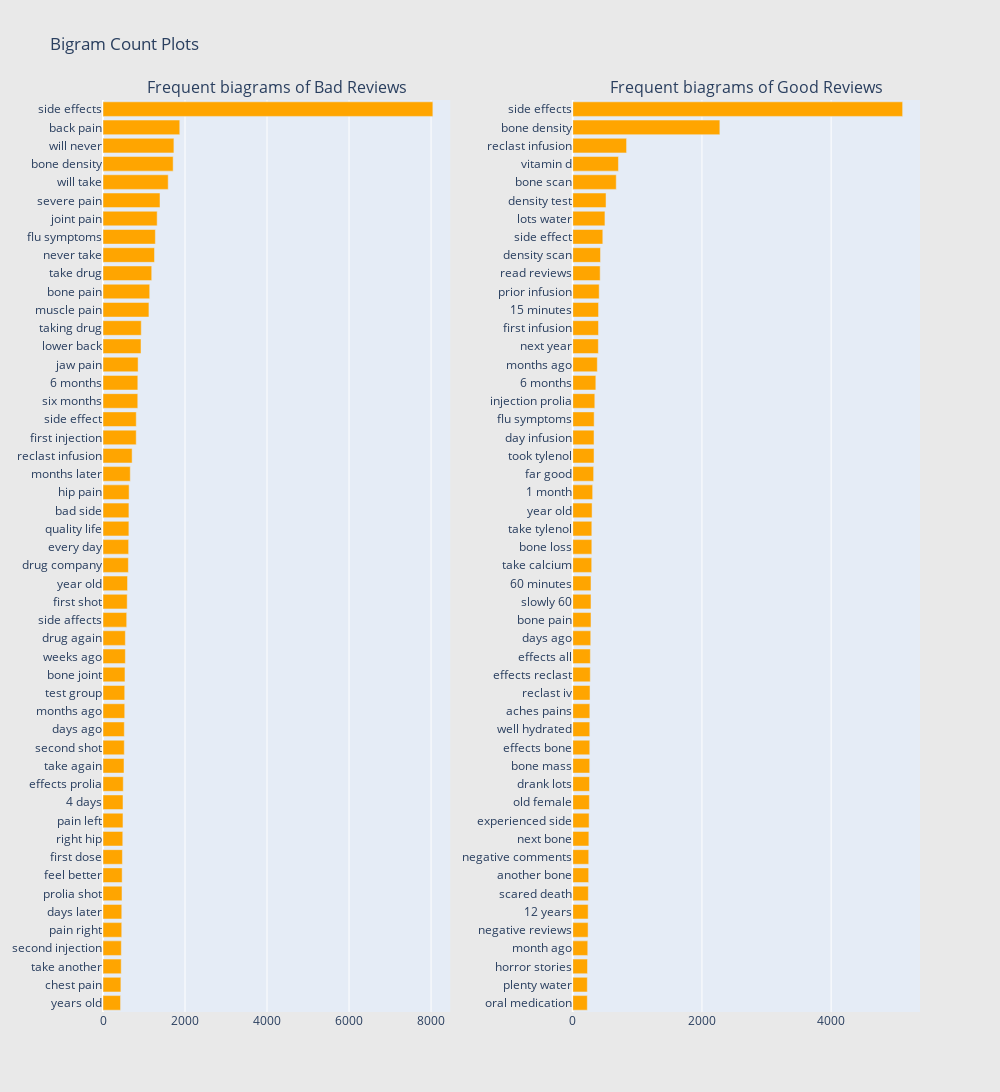

Notebook code for this chart:
### Markdown cell above
# Bigram

### Code cell
freq_dict = defaultdict(int)
for sent in bad_df["Reviews"]:
    for word in generate_ngrams(sent,2):
        freq_dict[word] += 1
fd_sorted = pd.DataFrame(sorted(freq_dict.items(), key=lambda x: x[1])[::-1])
fd_sorted.columns = ["word", "wordcount"]
trace1 = horizontal_bar_chart(fd_sorted.head(50), 'orange')

freq_dict = defaultdict(int)
for sent in good_df["Reviews"]:
    for word in generate_ngrams(sent,2):
        freq_dict[word] += 1
fd_sorted = pd.DataFrame(sorted(freq_dict.items(), key=lambda x: x[1])[::-1])
fd_sorted.columns = ["word", "wordcount"]
trace2 = horizontal_bar_chart(fd_sorted.head(50), 'orange')

# Creating two subplots
fig = tools.make_subplots(rows=1, cols=2, vertical_spacing=0.04,horizontal_spacing=0.15,
                          subplot_titles=["Frequent biagrams of Bad Reviews", 
                                          "Frequent biagrams of Good Reviews"])
fig.append_trace(trace1, 1, 1)
fig.append_trace(trace2, 1, 2)
fig['layout'].update(height=1200, width=1000, paper_bgcolor='rgb(233,233,233)', title="Bigram Count Plots")
py.iplot(fig, filename='word-plots')

### Figure 1 — Plotly figure (JSON) as saved in the notebook; plotly's stock layout.template omitted (floating-point values rounded to 4 significant figures)
{"data": [{"marker": {"color": "orange"}, "orientation": "h", "showlegend": false, "type": "bar", "x": [428, 436, 444, 447, 457, 458, 463, 467, 473, 482, 487, 488, 494, 512, 519, 520, 530, 530, 536, 545, 545, 578, 590, 598, 619, 625, 631, 632, 637, 665, 710, 810, 811, 848, 849, 856, 927, 933, 1120, 1139, 1188, 1256, 1277, 1321, 1390, 1590, 1711, 1729, 1872, 8044], "xaxis": "x", "y": ["years old", "chest pain", "take another", "second injection", "pain right", "days later", "prolia shot", "feel better", "first dose", "right hip", "pain left", "4 days", "effects prolia", "take again", "second shot", "days ago", "months ago", "test group", "bone joint", "weeks ago", "drug again", "side affects", "first shot", "year old", "drug company", "every day", "quality life", "bad side", "hip pain", "months later", "reclast infusion", "first injection", "side effect", "six months", "6 months", "jaw pain", "lower back", "taking drug", "muscle pain", "bone pain", "take drug", "never take", "flu symptoms", "joint pain", "severe pain", "will take", "bone density", "will never", "back pain", "side effects"], "yaxis": "y"}, {"marker": {"color": "orange"}, "orientation": "h", "showlegend": false, "type": "bar", "x": [225, 225, 228, 232, 237, 238, 241, 246, 247, 249, 253, 257, 259, 262, 263, 263, 264, 267, 271, 272, 278, 282, 282, 282, 293, 295, 295, 299, 308, 323, 329, 329, 331, 341, 357, 380, 396, 398, 399, 409, 424, 429, 465, 498, 515, 673, 707, 833, 2277, 5107], "xaxis": "x2", "y": ["oral medication", "plenty water", "horror stories", "month ago", "negative reviews", "12 years", "scared death", "another bone", "negative comments", "next bone", "experienced side", "old female", "drank lots", "bone mass", "effects bone", "well hydrated", "aches pains", "reclast iv", "effects reclast", "effects all", "days ago", "bone pain", "slowly 60", "60 minutes", "take calcium", "bone loss", "take tylenol", "year old", "1 month", "far good", "took tylenol", "day infusion", "flu symptoms", "injection prolia", "6 months", "months ago", "next year", "first infusion", "15 minutes", "prior infusion", "read reviews", "density scan", "side effect", "lots water", "density test", "bone scan", "vitamin d", "reclast infusion", "bone density", "side effects"], "yaxis": "y2"}], "layout": {"annotations": [{"font": {"size": 16}, "showarrow": false, "text": "Frequent biagrams of Bad Reviews", "x": 0.2125, "xanchor": "center", "xref": "paper", "y": 1, "yanchor": "bottom", "yref": "paper"}, {"font": {"size": 16}, "showarrow": false, "text": "Frequent biagrams of Good Reviews", "x": 0.7875, "xanchor": "center", "xref": "paper", "y": 1, "yanchor": "bottom", "yref": "paper"}], "height": 1200, "paper_bgcolor": "rgb(233,233,233)", "title": {"text": "Bigram Count Plots"}, "width": 1000, "xaxis": {"anchor": "y", "domain": [0, 0.425]}, "xaxis2": {"anchor": "y2", "domain": [0.575, 1]}, "yaxis": {"anchor": "x", "domain": [0, 1]}, "yaxis2": {"anchor": "x2", "domain": [0, 1]}}}
